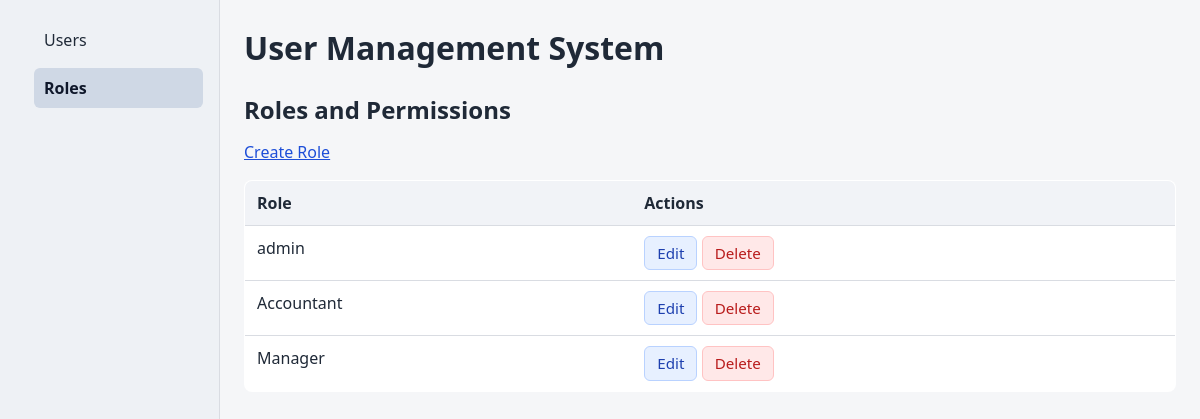
/roles, run on an earlier commit of the app's database.
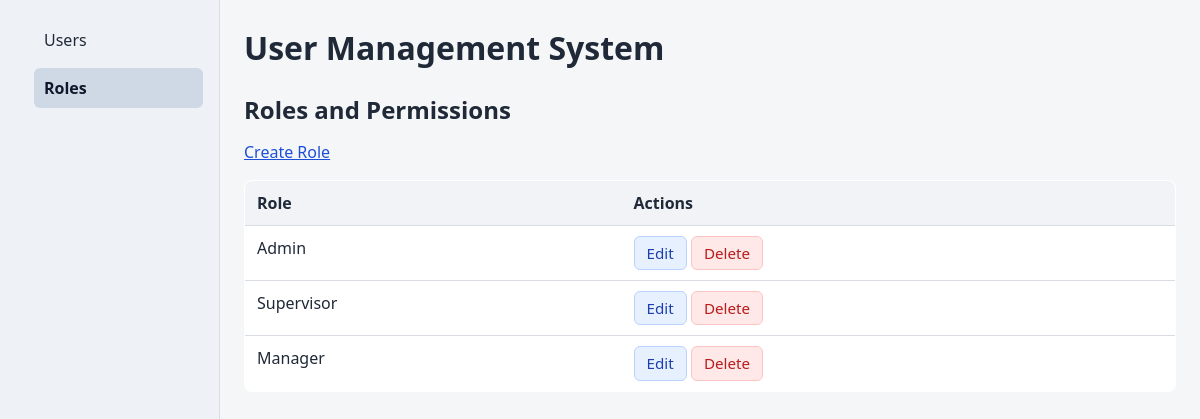
And on a later commit of the database.
### tables this page shows
CREATE TABLE roles (
            id INTEGER PRIMARY KEY AUTOINCREMENT,
            name VARCHAR(50) UNIQUE NOT NULL,
            created_at DATETIME DEFAULT CURRENT_TIMESTAMP
        );

### app/controllers/RoleController.php (called while the page is built, shortened)
<?php
class RoleController
{
  protected $roleModel;
  public function __construct()
  {
    $this->roleModel = new Role();
  }
  public function index()
  {
    $roles = $this->roleModel->all();
    require_once __DIR__ . "/../../app/views/roles/list.php";
  }
}

### core/Router.php (called while the page is built, shortened)
<?php
class Router
{
  protected $routes = [];
  public function get($uri, $controller)
  {
    $this->routes['GET'][$uri] = $controller;
  }
  public function post($uri, $controller)
  {
    $this->routes['POST'][$uri] = $controller;
  }
  public function run($uri, $method)
  {
    $path = parse_url($uri, PHP_URL_PATH);
    if (array_key_exists($path, $this->routes[$method])) {
      $action = $this->routes[$method][$path];
      [$controllerClass, $function] = $action;
      $controllerInstance = new $controllerClass();
      return call_user_func([$controllerInstance, $function]);
    }
  }
}

### public/index.php (called while the page is built, shortened)
<?php
$router = Router::load(__DIR__ . "/../routes/web.php");
$router->run(
  $_SERVER["REQUEST_URI"],
  $_SERVER["REQUEST_METHOD"],
);

### core/Database.php (called while the page is built, shortened)
<?php
class Database
{
  private static $pdo = null;
  public static function connect()
  {
    if (self::$pdo !== null) {
      return self::$pdo;
    }
    try {
      $dbPath = __DIR__ . "/../database/database.sqlite";
      self::$pdo = new PDO("sqlite:" . $dbPath);
      self::$pdo->setAttribute(PDO::ATTR_ERRMODE, PDO::ERRMODE_EXCEPTION);
      self::$pdo->setAttribute(PDO::ATTR_DEFAULT_FETCH_MODE, PDO::FETCH_ASSOC);
      self::$pdo->exec('PRAGMA foreign_keys = ON;');
      self::$pdo->exec('PRAGMA journal_mode = WAL;');
      self::$pdo->exec('PRAGMA busy_timeout = 5000;');
      return self::$pdo;
    } catch (PDOException $e) {
      die("Database connection failed: " . $e->getMessage());
    }
  }
}

### core/Model.php (called while the page is built, shortened)
<?php
abstract class Model
{
  protected $db;
  protected $table;
  public function __construct()
  {
    $this->db = Database::connect();
  }
  public function all()
  {
    $stmt = $this->db->prepare("SELECT * FROM {$this->table}");
    $stmt->execute();
    return $stmt->fetchAll();
  }
}

### app/views/roles/list.php (the view, shortened to what this page needs)
<a href="/roles/create">Create Role</a>
<table class="roles-table">
  <thead>
    <tr>
      <th>Role</th>
      <th>Actions</th> </tr>
  </thead>
  <tbody>
    <?php foreach ($roles as $role): ?>
      <tr class="roles-row">
        <td><?= htmlspecialchars($role['name']) ?></td>
        <td>
          <a href="/roles?edit_id=<?= $role['id'] ?>" class="btn-edit">Edit</a>
          <form action="/roles/delete" method="POST" onsubmit="return confirm('Are you sure?');">
            <button type="submit" class="btn-delete">Delete</button>
          </form>
        </td>
      </tr>
    <?php endforeach; ?>
  </tbody>
</table>
<?php
$roleConent = ob_get_clean();
include __DIR__ . "/../../../app/views/roles/index.php";
?>

### app/views/roles/index.php (shortened to what this page needs)
<h2>Roles and Permissions</h2>
<div>
  <?php echo $roleConent; ?>
</div>
<?php
$content = ob_get_clean();
include __DIR__ . "/../../../app/views/layout/main.php";
?>

### app/views/layout/main.php (shortened to what this page needs)
<!DOCTYPE html>
<html lang="en">
<head>
  <link rel="stylesheet" href="/style.css">
</head>
<body>
  <div class="app-container">
    <?php require __DIR__ . "/../../../app/views/layout/sidebar.php" ?>
    <main>
      <h1>User Management System</h1>
      <?php echo $content; ?>
    </main>
  </div>
</body>
</html>

### app/views/layout/sidebar.php
<aside class="sidebar">
    <?php
    $currentPath = parse_url($_SERVER['REQUEST_URI'] ?? '/', PHP_URL_PATH) ?: '/';
    $isUsersRoute = $currentPath === '/' || strpos($currentPath, '/users') === 0;
    $isRolesRoute = strpos($currentPath, '/roles') === 0;
    ?>
    <ul>
        <li><a href="/users" class="<?= $isUsersRoute ? 'active' : '' ?>">Users</a></li>
        <li><a href="/roles" class="<?= $isRolesRoute ? 'active' : '' ?>">Roles</a></li>
    </ul>
</aside>

### public/style.css (style rules this page uses)
:root { --bg: #f5f6f8; --surface: #ffffff; --line: #d9dce2; --text: #1f2937; --muted: #4b5563; --primary: #1d4ed8; --danger: #b91c1c; }
* { margin: 0; padding: 0; box-sizing: border-box; }
body { min-height: 100vh; font-family: "Segoe UI", Tahoma, Geneva, Verdana, sans-serif; line-height: 1.5; color: var(--text); background: var(--bg); }
.app-container { display: flex; min-height: 100vh; }
.sidebar { width: 220px; padding: 20px 16px; background: #eef1f5; border-right: 1px solid var(--line); }
.sidebar ul { list-style: none; }
.sidebar li + li { margin-top: 8px; }
.sidebar a { display: block; padding: 8px 10px; color: var(--text); text-decoration: none; border-radius: 6px; }
.sidebar a.active { color: #0f172a; background: #cfd8e5; font-weight: 600; }
main { flex: 1; padding: 24px; }
h1, h2, h3 { margin-bottom: 12px; color: var(--text); }
main > h1:first-child { margin-bottom: 20px; }
ul { margin-left: 18px; }
li { margin-bottom: 6px; }
a { color: var(--primary); }
table { width: 100%; border-collapse: collapse; background: var(--surface); }
.roles-table { margin: 16px 0 24px; border: 1px solid var(--line); border-radius: 8px; overflow: hidden; }
.roles-table th, .roles-table td { padding: 10px 12px; text-align: left; vertical-align: top; border-bottom: 1px solid var(--line); }
.roles-table th { font-size: 1rem; background: #f1f3f7; }
.roles-table tr:last-child td { border-bottom: none; }
.roles-table form { display: inline; }
button, .btn-edit, .btn-delete, .cancel-btn { display: inline-block; padding: 7px 12px; font: inherit; font-size: 0.95rem; line-height: 1.2; color: var(--text); text-decoration: none; background: #f3f4f6; border: 1px solid transparent; border-radius: 6px; cursor: pointer; }
.btn-edit { color: #1e40af; background: #e7f0ff; border-color: #b9d2ff; }
.btn-delete { color: var(--danger); background: #ffe8e8; border-color: #ffc3c3; }

What changed in the data, as far as the page shows it:
removed roles: name "admin"
removed roles: name "Accountant"
added roles: name "Admin"
added roles: name "Supervisor"
